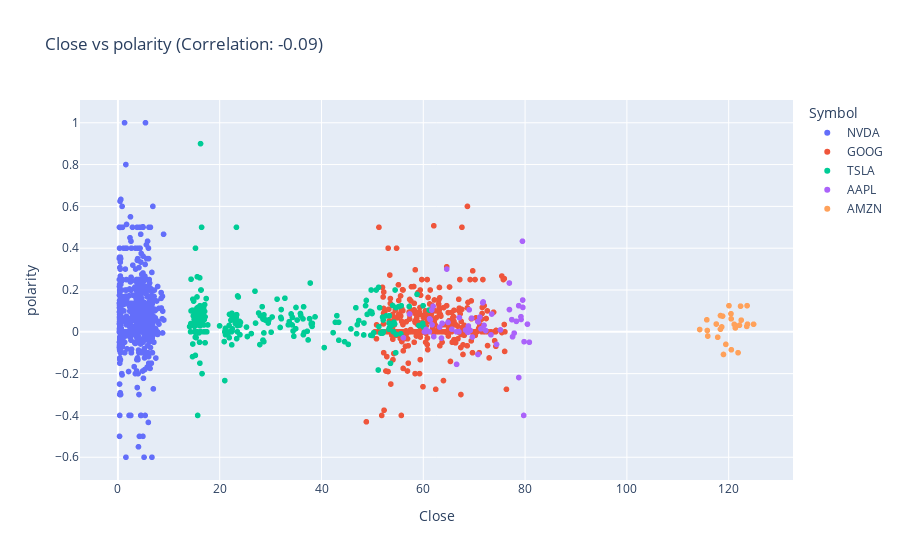

Here is the notebook cell this chart was saved with:
### Code cell
result.correlation_for_cols('Close', 'polarity')

### Figure 1 — Plotly figure (JSON) as saved in the notebook; plotly's stock layout.template omitted (floating-point values rounded to 4 significant figures; data arrays with more than 128 entries replaced by an {"elided": "..."} marker saying what was removed)
{"data": [{"hovertemplate": "Symbol=NVDA<br>Close=%{x}<br>polarity=%{y}<extra></extra>", "legendgroup": "NVDA", "marker": {"color": "#636efa", "symbol": "circle"}, "mode": "markers", "name": "NVDA", "showlegend": true, "type": "scattergl", "x": {"elided": "1121 float values"}, "xaxis": "x", "y": {"elided": "1121 float values"}, "yaxis": "y"}, {"hovertemplate": "Symbol=GOOG<br>Close=%{x}<br>polarity=%{y}<extra></extra>", "legendgroup": "GOOG", "marker": {"color": "#EF553B", "symbol": "circle"}, "mode": "markers", "name": "GOOG", "showlegend": true, "type": "scattergl", "x": {"elided": "347 float values"}, "xaxis": "x", "y": {"elided": "347 float values"}, "yaxis": "y"}, {"hovertemplate": "Symbol=TSLA<br>Close=%{x}<br>polarity=%{y}<extra></extra>", "legendgroup": "TSLA", "marker": {"color": "#00cc96", "symbol": "circle"}, "mode": "markers", "name": "TSLA", "showlegend": true, "type": "scattergl", "x": {"elided": "229 float values"}, "xaxis": "x", "y": {"elided": "229 float values"}, "yaxis": "y"}, {"hovertemplate": "Symbol=AAPL<br>Close=%{x}<br>polarity=%{y}<extra></extra>", "legendgroup": "AAPL", "marker": {"color": "#ab63fa", "symbol": "circle"}, "mode": "markers", "name": "AAPL", "showlegend": true, "type": "scattergl", "x": [66.54, 71.33, 68.86, 62.06, 69.49, 60.55, 63.22, 61.67, 61.19, 57.31, 56.09, 61.72, 61.38, 64.61, 61.94, 63.7, 63.57, 60.23, 61.23, 60.35, 65.62, 64.86, 66.52, 67.0, 68.31, 71.76, 71.11, 71.67, 70.7, 69.23, 67.09, 69.03, 68.76, 70.74, 70.79, 69.64, 71.93, 73.45, 72.27, 73.29, 74.39, 75.16, 77.53, 78.75, 77.85, 76.91, 77.39, 76.93, 78.74, 78.29, 79.81, 79.21, 79.72, 79.18, 79.53, 79.56, 79.49, 80.46, 80.83], "xaxis": "x", "y": [-0.1556, 0.01421, 0.0278, -0.02305, 0.06543, 0.01114, 0.02252, 0.1041, 0, 0.08542, -0.02865, 0.03333, 0.05742, 0.3, 0.1221, 0.04063, -0.03, 0, 0.0625, 0, 0.0125, 0.045, 0, 0, 0.008333, 0.1427, 0.07014, 0.1389, 0.04932, 0.006944, 0.06803, 0.1054, -0.002778, -0.1083, 0.04734, -0.025, 0.03097, 0.08507, 0.005862, -0.01407, -0.06042, 0.009091, -0.02381, -0.2188, -0.00625, 0.2333, 0.05833, 0.1063, 0.125, 0.05, -0.04719, 0.05909, -0.4, 0.07222, 0.1518, 0.1167, 0.4333, 0.03662, -0.05], "yaxis": "y"}, {"hovertemplate": "Symbol=AMZN<br>Close=%{x}<br>polarity=%{y}<extra></extra>", "legendgroup": "AMZN", "marker": {"color": "#FFA15A", "symbol": "circle"}, "mode": "markers", "name": "AMZN", "showlegend": true, "type": "scattergl", "x": [118.8, 115.7, 118.6, 123.7, 114.3, 115.8, 115.9, 117.6, 118.4, 119.0, 120.4, 117.8, 118.4, 119.4, 120.5, 121.3, 122.5, 124.9, 122.3, 121.8, 121.1, 120.5, 120.1, 122.1, 123.6, 123.6], "xaxis": "x", "y": [0.075, 0.0574, 0.02347, 0.0364, 0.0109, 0.006313, -0.02045, 0.03704, 0.0125, -0.1083, 0.08636, -0.02579, 0.07778, -0.06, 0.06204, 0.01875, 0.05581, 0.03618, 0.1227, -0.1, 0.03571, -0.08583, 0.125, 0.03125, 0.02603, 0.125], "yaxis": "y"}], "layout": {"legend": {"title": {"text": "Symbol"}, "tracegroupgap": 0}, "title": {"text": "Close vs polarity (Correlation: -0.09)"}, "xaxis": {"anchor": "y", "domain": [0, 1], "title": {"text": "Close"}}, "yaxis": {"anchor": "x", "domain": [0, 1], "title": {"text": "polarity"}}}}
